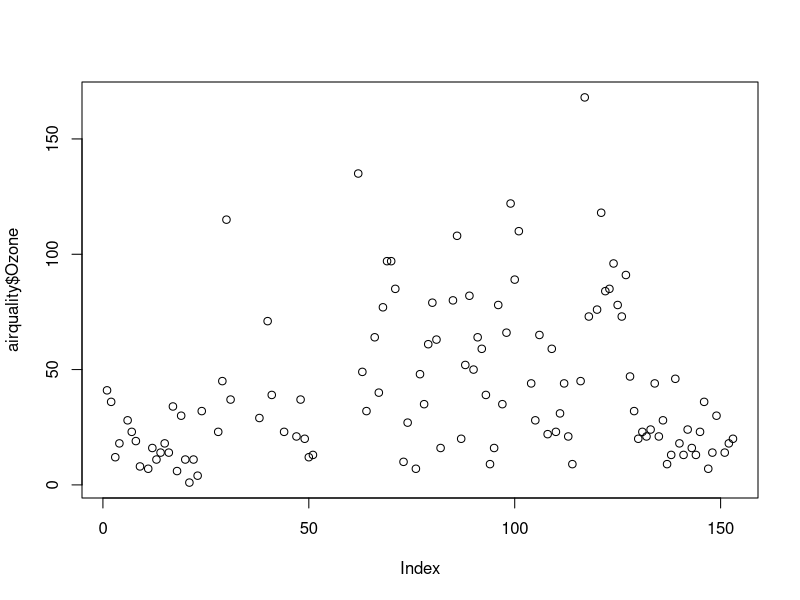
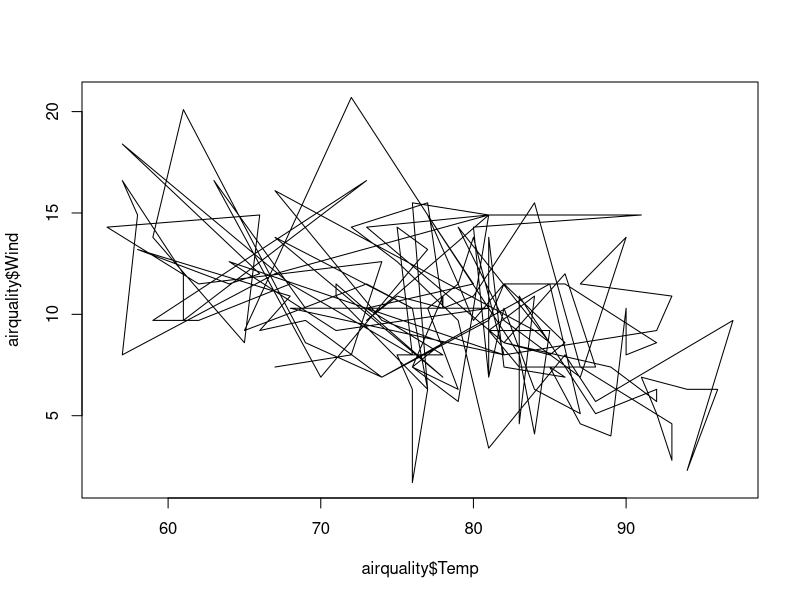
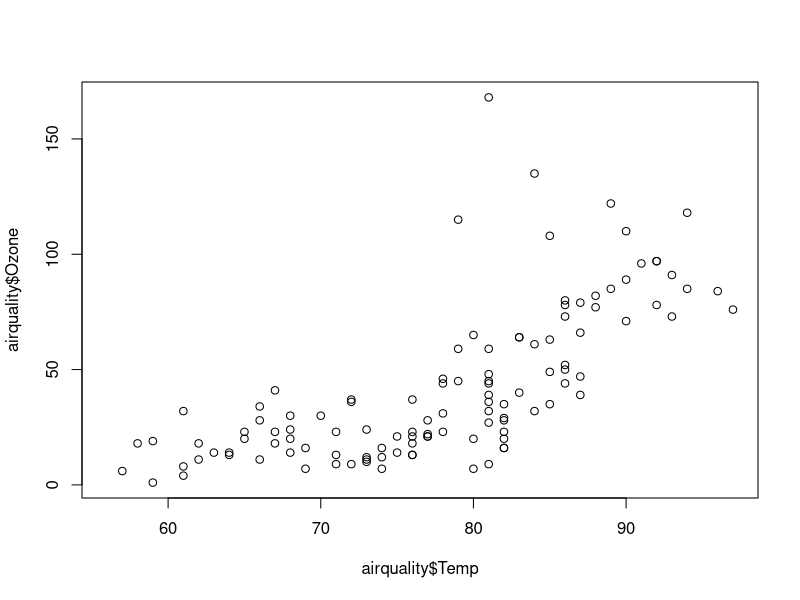
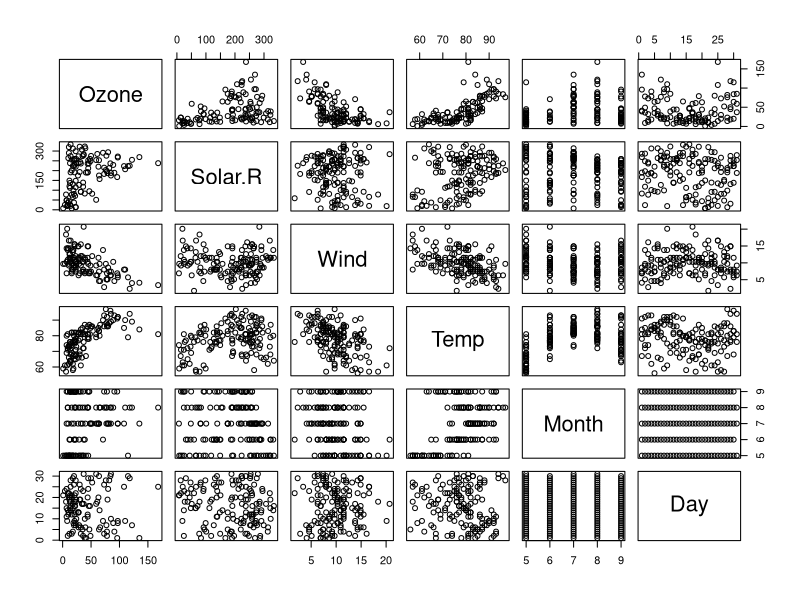
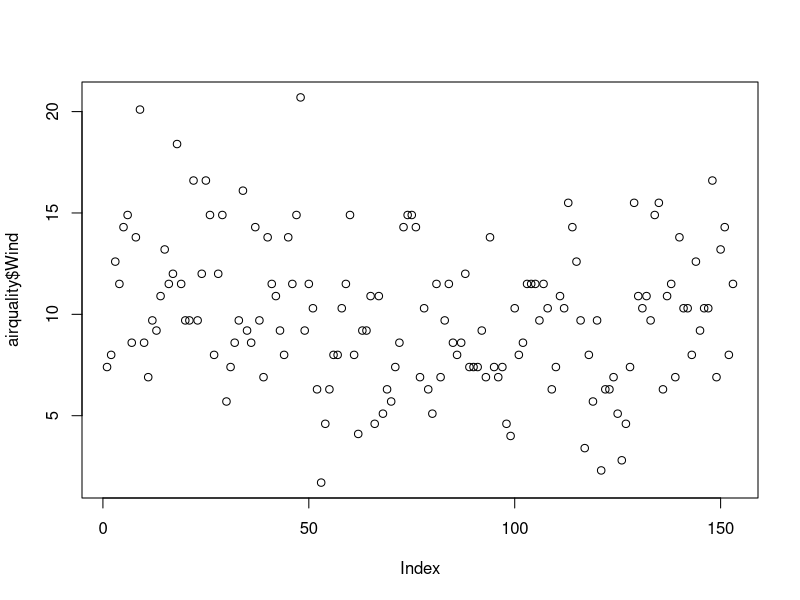
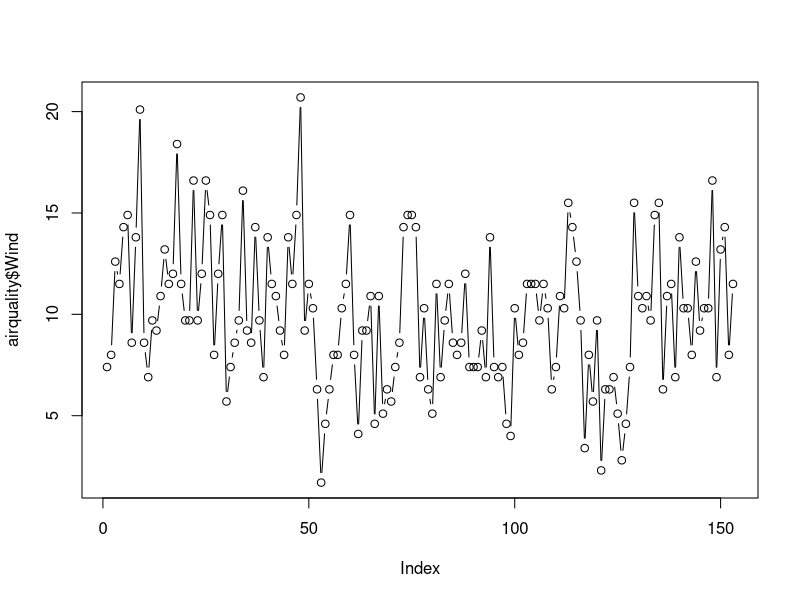
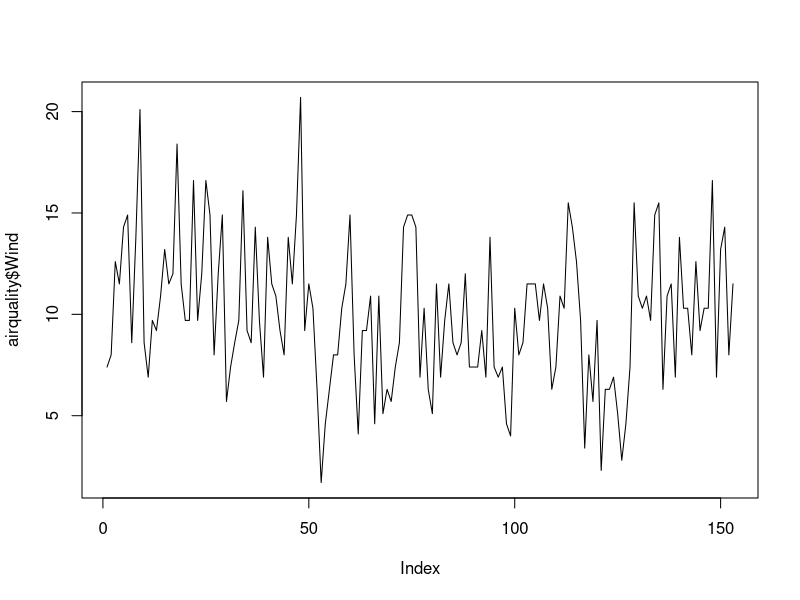
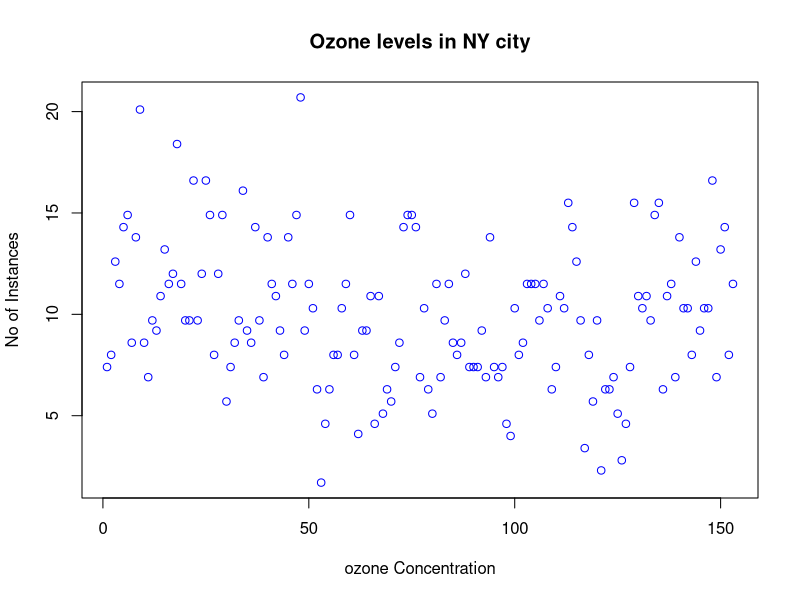

Generate these figures, in order, with R: (Note: this script raises an error after producing the figures.)
library(datasets)
airquality <- datasets::airquality
head(airquality,10)
tail(airquality)
#columns
airquality [,c(1,2)]
airquality$Wind
summary(airquality$Temp)
plot(airquality$Ozone)
plot(airquality$Temp,airquality$Wind,type = "l")
plot(airquality$Temp,airquality$Ozone)
plot(airquality)

df<-airquality[,-6]


plot(airquality$Wind)
plot(airquality$Wind,type = "b")#p:points,l:lines,b:both
plot(airquality$Wind,type = 'l')       


plot(airquality$Wind, xlab = 'ozone Concentration',
     ylab = 'No of Instances',main = 'Ozone levels in NY city',
     col= 'blue')
#Horizontal Barplot
barplot(airquality$Ozone,main = 'ozone Concentration in air',xlab='Ozone levels', col= 'blue',horiz=T)   
#Histogram     
hist(airquality$Temp)
hist(airquality$Temp,main= 'solar Rediation values in air', xlab='solar rad.', col='blue')

#Single box Plot
boxplot(airquality$Wind)
boxplot(airquality$Temp,main= "boxplot",xlab)
#Multiple box plot
boxplot(airquality[,1:4], main= 'Multiple')
# margin of the grid(mar),
#no of row and columns(mfrow,)
# whether a border is to be included (bty)
#and position of the
#labels(las:1for horizontal, lafortical
#bty - box around the plot
par (mfrow= c(3,3),mar= c(2,5,2,1),las =1, bty ="o")
       
plot(airquality$Ozone)
plot (airquality$Ozone, airquality$Wind)
plot(airquality$Ozone, type= "l")
plot(airquality$Ozone, type= "l")
plot(airquality$Ozone, type= "l")




barplot(airquality$Ozone, main= 'ozone Concentration in air', xlab= 'ozone levels', col='green')

hist(airquality $ Solar.R)

boxplot(airquality$Solar.R)
boxplot(airquality[,0:4],main='Multiple Boxplots')
barplot(airquality$Wind)
barplot(airquality$Temp)
barplot(airquality$Ozone)







